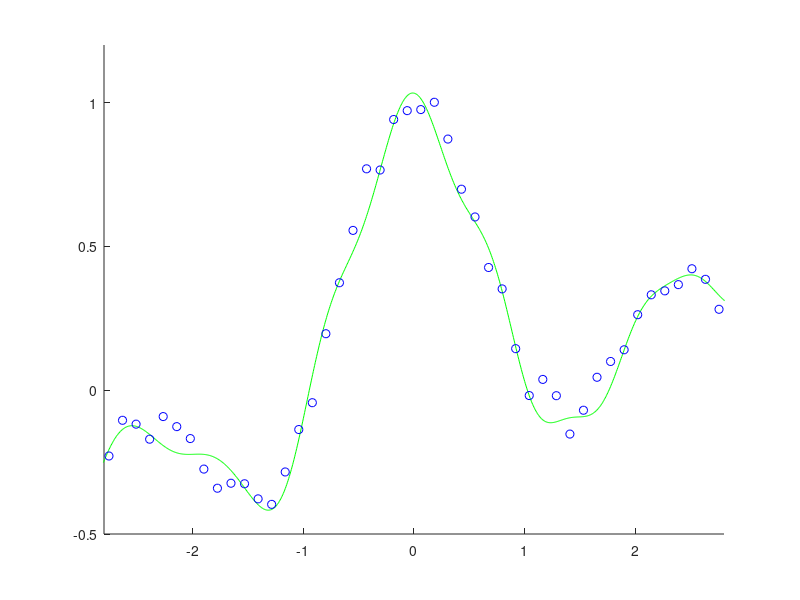

Source code (MATLAB):
%%使用随机梯度算法对高斯核模型进行最小二乘学习法实例
%训练样本数 n =50 高斯核带宽 h = 0.3

n=50;
N=1000; 
x=linspace(-3,3,n)'; 
X=linspace(-3,3,N)';
pix=pi*x;
y=sin(pix)./(pix)+0.1*x+0.05*randn(n,1);

hh=2*0.3^2; 
t0=randn(n,1); 
e=0.1;
for o=1:n*1000
  i=ceil(rand*n);
  ki=exp(-(x-x(i)).^2/hh); 
  t=t0-e*ki*(ki'*t0-y(i));
  if norm(t-t0)<0.000001
      break;
  end
  t0=t;
end
K=exp(-(repmat(X.^2,1,n)+repmat(x.^2',N,1)-2*X*x')/hh);
F=K*t;

figure(1); 
clf; 
hold on; 
axis([-2.8 2.8 -0.5 1.2]);
plot(X,F,'g-');
plot(x,y,'bo');